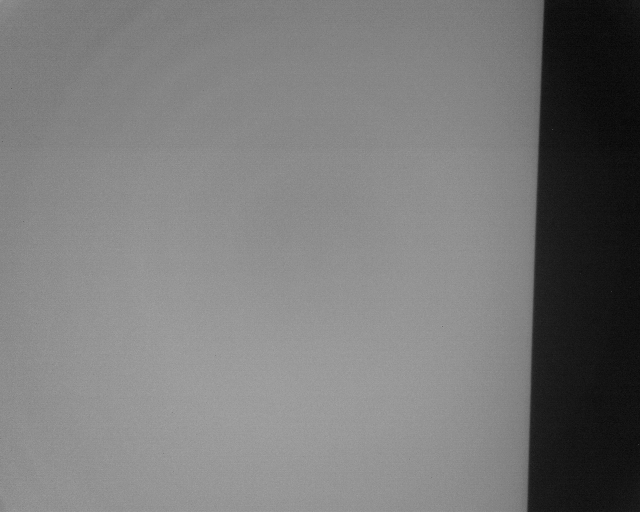
#> input picture image processing/MTF_calculation/input_image/nfov_e_vert.jpg, 1280 x 1024 px, given in place of nfov_e_vert.bmp, which was not available (shown at 1/2 size)
$ python MTF_calculation.py
#> lines starting #> are read from the running program, lines starting #| are printed output that depends on the picture; after the words box and inside, x2 and y2 are one past the last pixel; in counts of white or black regions, pixels touching at a corner belong together; long printed decimals are rounded; pictures that were not available may be replaced by others from this repository, and a replacement may not be noted
import cv2
import numpy as np
import math
import matplotlib.pylab as plt
from scipy import interpolate
from scipy.signal import savgol_filter
import matplotlib.patches as mpatches

def display(image):
    cv2.imshow("input", image)
    cv2.waitKey()
    cv2.destroyAllWindows()

def nan_helper(y):
        """Helper to handle indices and logical indices of NaNs.
    Input:
        - y, 1d numpy array with possible NaNs
    Output:
        - nans, logical indices of NaNs
        - index, a function, with signature indices= index(logical_indices),
          to convert logical indices of NaNs to 'equivalent' indices
    Example:
        >>> # linear interpolation of NaNs
        >>> nans, x= nan_helper(y)
        >>> y[nans]= np.interp(x(nans), x(~nans), y[~nans])
    """

        return np.isnan(y), lambda z: z.nonzero()[0]

class Mtf:

    def __init__(self, filename):

#> called with filename = './input_image/nfov_e_vert.bmp'
        img = cv2.imread(filename, 0)
#> img is the input picture: shape (1024, 1280); min 4, max 169, mean 121

        self.data = img[358:671, 1030:1109]
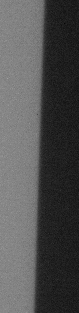
#> self.data: shape (313, 79); min 4, max 159, mean 80.5

        _, th = cv2.threshold(self.data, 0, 255, cv2.THRESH_BINARY + cv2.THRESH_OTSU)
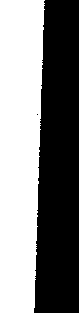
#> th: shape (313, 79); 49.8% white; 1 white region, box (x1, y1, x2, y2) and area: (0, 0, 45, 313) 12325
        minv = np.amin(self.data)
#> minv = 4
        maxv = np.amax(self.data)
#> maxv = 159
        self.threshold = th*(maxv - minv) + minv
        below_thresh = ((self.data >= minv) & (self.data <= self.threshold))
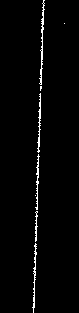
#> below_thresh: shape (313, 79) bool; 2.1% white in thin lines or dots, all inside (x1, y1, x2, y2) = (32, 0, 65, 313)
        above_thresh = ((self.data >= self.threshold) & (self.data <= maxv))
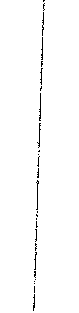
#> above_thresh: shape (313, 79) bool; 98.6% white; black in thin lines or dots, all inside (x1, y1, x2, y2) = (33, 0, 45, 311)
        area_below_thresh = self.data[below_thresh].sum()/below_thresh.sum()
#> area_below_thresh = 96.83
        area_above_thresh = self.data[above_thresh].sum()/above_thresh.sum()
#> area_above_thresh = 80.37

        self.threshold = (area_below_thresh - area_above_thresh)/2 + area_above_thresh
#> self.threshold = 88.6

        edges = cv2.Canny(self.data, minv, maxv-5)
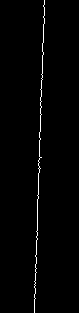
#> edges: shape (313, 79); 1.3% white in thin lines or dots, all inside (x1, y1, x2, y2) = (34, 0, 45, 313)
        plt.figure(1)
        plt.imshow(edges, cmap='gray')
        plt.title("Detected Edge")
        row_edge, col_edge = np.where(edges == 255)
#> row_edge = 315 values from 0 to 312; col_edge = 315 values, max 44 at index 0, min 34 at index 283, mean 38.92
        z = np.polyfit(np.flipud(col_edge), row_edge, 1)
#> z = [30.22, -1020.2]
        angle_radians = np.arctan(z[0])
#> angle_radians = 1.54
        angle_deg = angle_radians * (180/3.14)
#> angle_deg = 88.15

        print("angle_deg = ", angle_deg)
#| angle_deg =  88.150
        if abs(angle_deg) < 45:
            self.data = np.transpose(self.data)

        self.compute_esf()

    def compute_esf(self):

        kernel = np.ones((3, 3), np.float32)/9
        smooth_img = cv2.filter2D(self.data, -1, kernel)
        self.data = cv2.GaussianBlur(self.data, (3, 3), 0)
        kernel = np.array([[0, -1, 0],
                           [-1, 5, -1],
                           [0, -1, 0]])

        row = self.data.shape[0]
#> row = 313
        column = self.data.shape[1]
#> column = 79
        edge_range = 13
        array_values_near_edge = np.empty([row, edge_range])
        array_positions = np.empty([row, edge_range])
        edge_pos = np.empty(row)
        smooth_img = smooth_img.astype(float)

        for i in range(0, row):

            diff_img = smooth_img[i, 1:] - smooth_img[i, 0:(column-1)]
            abs_diff_img = np.absolute(diff_img)
            abs_diff_max = np.amax(abs_diff_img)
            if abs_diff_max == 1:
                raise IOError('No Edge Found')
            app_edge = np.where(abs_diff_img == abs_diff_max)
            bound_edge_left = app_edge[0][0] - 2
            bound_edge_right = app_edge[0][0] + 3
            strip_cropped = self.data[i, bound_edge_left:bound_edge_right].astype(float)

            temp_y = np.arange(1, 6)
            f = interpolate.interp1d(strip_cropped, temp_y,fill_value="extrapolate")

            edge_pos_temp = f(self.threshold)


            edge_pos[i] = edge_pos_temp + bound_edge_left - 1
            bound_edge_left_expand = app_edge[0][0] - int(np.floor(edge_range//2) )
            bound_edge_right_expand = app_edge[0][0] + int(np.floor(edge_range//2) +1)
            array_values_near_edge[i, :] = self.data[i, bound_edge_left_expand:bound_edge_right_expand]
            array_positions[i, :] = np.arange(bound_edge_left_expand, bound_edge_right_expand)
#> this loop made 313 passes
#> (abs_diff_max, app_edge, bound_edge_left, bound_edge_right, strip_cropped, edge_pos_temp, bound_edge_left_expand, bound_edge_right_expand) on passes 1 to 3: (18, ([44],), 42, 47, [110, 99, 81, 63, 50], 2.58, 38, 51), (18, ([44],), 42, 47, [110, 99, 81, 63, 50], 2.58, 38, 51), (20, ([44],), 42, 47, [110, 100, 82, 63, 49], 2.63, 38, 51)
#> after the loop, edge_pos = 313 values, max 43.74 at index 3, min 33.42 at index 310, mean 38.49

        y = np.arange(0, row)
#> y = 313 values from 0 to 312
        nans, x = nan_helper(edge_pos)
        edge_pos[nans] = np.interp(x(nans), x(~nans), edge_pos[~nans])

        array_positions_by_edge = array_positions - np.transpose(edge_pos * np.ones((edge_range, 1)))
        num_row = array_positions_by_edge.shape[0]
#> num_row = 313
        num_col = array_positions_by_edge.shape[1]
#> num_col = 13
        array_values_by_edge = np.reshape(array_values_near_edge, num_row*num_col, order='F')
#> array_values_by_edge = 4069 values, max 131 at index 312, min 32 at index 3454, mean 84.6
        array_positions_by_edge = np.reshape(array_positions_by_edge, num_row*num_col, order='F')
#> array_positions_by_edge = 4069 values, max 6.68 at index 3769, min -7.34 at index 127, mean -0.199

        bin_pad = 0.0001
        pixel_subdiv = 0.10
        topedge = np.amax(array_positions_by_edge) + bin_pad + pixel_subdiv
#> topedge = 6.78
        botedge = np.amin(array_positions_by_edge) - bin_pad
#> botedge = -7.34
        binedges = np.arange(botedge, topedge+1, pixel_subdiv)
#> binedges = 152 values from -7.34 to 7.76

        numbins = np.shape(binedges)[0] - 1
#> numbins = 151

        binpositions = binedges[0:numbins] + (0.5) * pixel_subdiv
#> binpositions = 151 values from -7.29 to 7.71

        whichbin = np.digitize(array_positions_by_edge, binedges)
#> whichbin = 4069 values, max 141 at index 3767, min 1 at index 127, mean 71.9
        binmean = np.empty(numbins)

        for i in range(0, numbins):
            flagbinmembers = (whichbin == i)
            binmembers = array_values_by_edge[flagbinmembers]

            binmean[i] = np.mean(binmembers)
#> this loop made 151 passes
#> binmembers on passes 2 to 4: [124, 126, 122], [125], [125, 128, 125, 128]
        nans, x = nan_helper(binmean)
        t = binmean.copy()

        binmean[nans] = np.interp(x(nans), x(~nans), binmean[~nans])
        self.esf = binmean
#> self.esf = 151 values, max 126.5 at index 3, min 34.4 at index 141, mean 82.1
        self.xesf = binpositions
#> self.xesf = 151 values from -7.29 to 7.71
        self.xesf = self.xesf - np.amin(self.xesf)

        self.esf_smooth = savgol_filter(self.esf, 51, 3)
#> self.esf_smooth = 151 values, max 124.9 at index 0, min 33.78 at index 150, mean 82.11

        plt.figure(2)
        plt.title("ESF Curve")
        plt.xlabel("pixel")
        plt.ylabel("DN Value")

        plt.plot(self.xesf, self.esf)
        yellow_patch = mpatches.Patch(color='yellow', label='Raw ESF')

        self.compute_lsf()

    def compute_lsf(self):

        diff_esf = abs(self.esf[1:] - self.esf[0:(self.esf.shape[0] - 1)])
#> diff_esf = 150 values, max 2.29 at index 80, min 0 at index 0, mean 0.831
        diff_esf = np.append(0, diff_esf)
#> diff_esf = 151 values, max 2.29 at index 81, min 0 at index 0, mean 0.825
        self.lsf = diff_esf
#> self.lsf has the same summary as diff_esf
        diff_esf_smooth = abs(self.esf_smooth[0:(self.esf.shape[0] - 1)] - self.esf_smooth[1:])
#> diff_esf_smooth = 150 values, max 1.82 at index 75, min 0.0138 at index 0, mean 0.607
        diff_esf_smooth = np.append(0, diff_esf_smooth)
#> diff_esf_smooth = 151 values, max 1.82 at index 76, min 0 at index 0, mean 0.603
        self.lsf_smooth = diff_esf_smooth
#> self.lsf_smooth has the same summary as diff_esf_smooth

        self.compute_mtf()

    def compute_mtf(self):
        fft_dimention = 2048
        mtf = np.absolute(np.fft.fft(self.lsf, fft_dimention))
#> mtf = 2048 values, max 124.6 at index 0, min 0.278 at index 743, mean 6.16
        mtf_smooth = np.absolute(np.fft.fft(self.lsf_smooth, fft_dimention))
#> mtf_smooth = 2048 values, max 91.08 at index 0, min 0.00674 at index 1098, mean 2.1
        mtf_final = np.fft.fftshift(mtf)
#> mtf_final = 2048 values, max 124.6 at index 1024, min 0.278 at index 1767, mean 6.16
        mtf_final_smooth = np.fft.fftshift(mtf_smooth)
#> mtf_final_smooth = 2048 values, max 91.08 at index 1024, min 0.00674 at index 74, mean 2.1

        display_range = 127

        x_mtf_final = np.arange(0,1,1./display_range)*100

        mtf_final = mtf_final[fft_dimention//2:fft_dimention//2+display_range]/np.amax(mtf_final[fft_dimention//2:fft_dimention//2+display_range])
#> mtf_final = 127 values, max 1 at index 0, min 0.00529 at index 85, mean 0.146

        plt.figure(3)
        plt.plot(x_mtf_final, mtf_final)
        plt.xlabel("cycles/mm")
        plt.ylabel("Modulation Factor")
        plt.title("MTF Curve")

        print ("MTF50 = ",np.interp(0.5, mtf_final[::-1],x_mtf_final[::-1]) ,"Cycle/mm")
#| MTF50 =  8.782 Cycle/mm
        print ("MTF @ 15 Cycle/mm = ",np.interp(15.0, x_mtf_final,mtf_final))
#| MTF @ 15 Cycle/mm =  0.1507
        print ("MTF @ 30 Cycle/mm = ",np.interp(30.0, x_mtf_final,mtf_final))
#| MTF @ 30 Cycle/mm =  0.1372

        plt.show()

if __name__ == '__main__':
    Mtf('./input_image/nfov_e_vert.bmp')

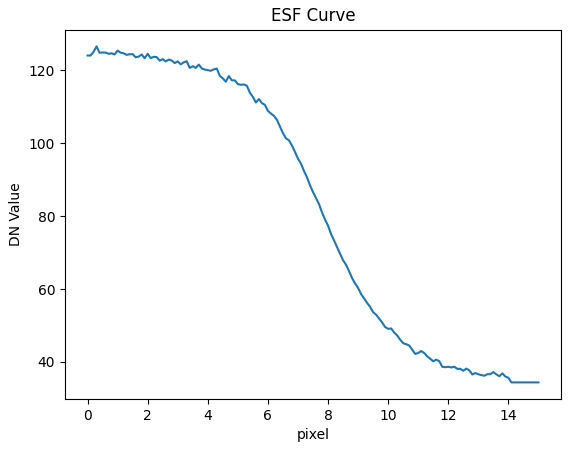
#> figure drawn by matplotlib, 1 panel; curve peaks at x = 0.3, y = 126.5
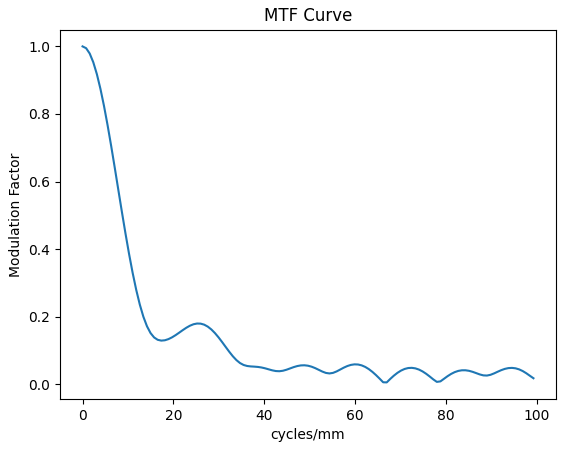
#> figure drawn by matplotlib, 1 panel; curve peaks at x = 0, y = 1
